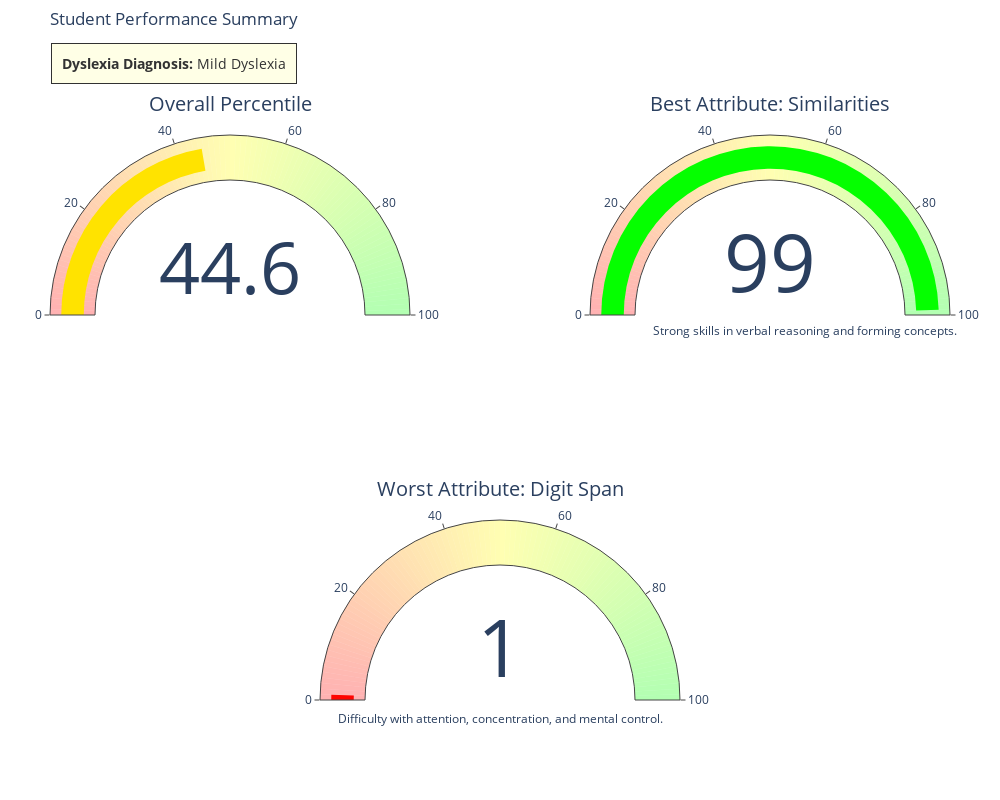

Source (notebook cell):
### Code cell
# Ensure all data is numeric
for column in Data.columns:
    Data[column] = pd.to_numeric(Data[column], errors='coerce')

# Example new data point for prediction
new_student = np.array([[99, 87, 5, 32, 69, 11, 84, 1, 76, 42, 83, 61, 69, 5, 14, 72, 5, 8, 25]])

# Predict the class for the new student
new_prediction = best_pipeline.predict(new_student)

# Mapping of prediction to descriptive labels
dyslexia_labels = {0: 'No Dyslexia', 1: 'Mild Dyslexia', 2: 'Severe Dyslexia'}
prediction_label = dyslexia_labels[new_prediction[0]]

# Calculate the overall percentile (mean of all percentiles for the student)
overall_percentile = np.mean(new_student)

# Identify the best and worst attributes
best_attribute_index = np.argmax(new_student)
worst_attribute_index = np.argmin(new_student)

# Calculate the percentile rank for the best and worst attributes
best_attribute_percentile = new_student[0, best_attribute_index]
worst_attribute_percentile = new_student[0, worst_attribute_index]

# Attribute names
attribute_names = [
    'Similarities', 'Vocabulary', 'Comprehension', 'Block Design', 'Visual Puzzles',
    'Matrix Reasoning', 'Figure Weights', 'Digit Span', 'Picture Span', 'Coding',
    'Symbol Search', 'Phonological Processing', 'Word Decoding', 'Reading Fluency',
    'Reading Comprehension', 'Expressive Vocabulary', 'Receptive Vocabulary',
    'Teacher Reports', 'Behavioral Observations'
]

# Define attribute descriptions and their implications
attribute_descriptions = {
    'Similarities': {
        'description': 'Measures verbal reasoning and concept formation.',
        'positive': 'Strong skills in verbal reasoning and forming concepts.',
        'negative': 'Challenges in verbal reasoning and forming concepts.'
    },
    'Vocabulary': {
        'description': 'Assesses word knowledge and verbal concept formation.',
        'positive': 'Rich vocabulary and strong word knowledge.',
        'negative': 'Limited vocabulary and struggles with word knowledge.'
    },
    'Comprehension': {
        'description': 'Evaluates understanding of social situations and common sense.',
        'positive': 'Good understanding of social situations and common sense.',
        'negative': 'Difficulty understanding social situations and common sense.'
    },
    'Block Design': {
        'description': 'Tests spatial visualization and problem-solving skills.',
        'positive': 'Strong spatial visualization and problem-solving skills.',
        'negative': 'Challenges with spatial visualization and problem-solving.'
    },
    'Visual Puzzles': {
        'description': 'Measures nonverbal reasoning and problem-solving ability.',
        'positive': 'Excellent nonverbal reasoning and problem-solving abilities.',
        'negative': 'Struggles with nonverbal reasoning and problem-solving.'
    },
    'Matrix Reasoning': {
        'description': 'Assesses visual-spatial reasoning and fluid intelligence.',
        'positive': 'Strong visual-spatial reasoning and fluid intelligence.',
        'negative': 'Difficulty with visual-spatial reasoning and fluid intelligence.'
    },
    'Figure Weights': {
        'description': 'Tests quantitative reasoning and visual-perceptual skills.',
        'positive': 'Good quantitative reasoning and visual-perceptual skills.',
        'negative': 'Challenges in quantitative reasoning and visual-perceptual skills.'
    },
    'Digit Span': {
        'description': 'Measures attention, concentration, and mental control.',
        'positive': 'Strong attention, concentration, and mental control.',
        'negative': 'Difficulty with attention, concentration, and mental control.'
    },
    'Picture Span': {
        'description': 'Evaluates visual working memory.',
        'positive': 'Strong visual working memory.',
        'negative': 'Weak visual working memory.'
    },
    'Coding': {
        'description': 'Tests processing speed and short-term visual memory.',
        'positive': 'Fast processing speed and good short-term visual memory.',
        'negative': 'Slow processing speed and poor short-term visual memory.'
    },
    'Symbol Search': {
        'description': 'Measures processing speed and visual-motor coordination.',
        'positive': 'Strong processing speed and visual-motor coordination.',
        'negative': 'Challenges with processing speed and visual-motor coordination.'
    },
    'Phonological Processing': {
        'description': 'Assesses phonemic awareness, a key skill for reading.',
        'positive': 'Good phonemic awareness, aiding in reading skills.',
        'negative': 'Weak phonemic awareness, hindering reading skills.'
    },
    'Word Decoding': {
        'description': 'Tests ability to decode written words, essential for reading.',
        'positive': 'Strong word decoding skills, essential for reading.',
        'negative': 'Poor word decoding skills, affecting reading ability.'
    },
    'Reading Fluency': {
        'description': 'Measures speed and accuracy of reading aloud.',
        'positive': 'Fluent and accurate reading aloud.',
        'negative': 'Slow and inaccurate reading aloud.'
    },
    'Reading Comprehension': {
        'description': 'Assesses understanding of written text.',
        'positive': 'Good understanding of written text.',
        'negative': 'Difficulty understanding written text.'
    },
    'Expressive Vocabulary': {
        'description': 'Evaluates ability to use words to convey meaning.',
        'positive': 'Strong ability to use words effectively.',
        'negative': 'Challenges in using words to convey meaning.'
    },
    'Receptive Vocabulary': {
        'description': 'Measures understanding of spoken words.',
        'positive': 'Good understanding of spoken words.',
        'negative': 'Poor understanding of spoken words.'
    },
    'Teacher Reports': {
        'description': 'Observations from teachers regarding student behavior and performance.',
        'positive': 'Positive teacher reports indicating good behavior and performance.',
        'negative': 'Negative teacher reports indicating issues with behavior and performance.'
    },
    'Behavioral Observations': {
        'description': 'General behavioral observations during testing.',
        'positive': 'Positive behavioral observations indicating good behavior and focus.',
        'negative': 'Negative behavioral observations indicating issues with behavior and focus.'
    }
}

# Best and worst attributes
best_attribute = attribute_names[best_attribute_index]
worst_attribute = attribute_names[worst_attribute_index]

best_attribute_description = attribute_descriptions[best_attribute]['positive']
worst_attribute_description = attribute_descriptions[worst_attribute]['negative']

import plotly.graph_objects as go

# Function to determine the color based on the percentile
def get_color(value):
    if value < 50:
        return f"rgb({255}, {int((value / 50) * 255)}, 0)"
    else:
        return f"rgb({int((1 - (value - 50) / 50) * 255)}, 255, 0)"

# Data for displaying results
result_text = f"Prediction: {prediction_label}<br>Overall Percentile: {overall_percentile:.2f}"
best_text = f"Best Attribute: {best_attribute} (Percentile: {best_attribute_percentile:.2f})"
best_desc = best_attribute_description
worst_text = f"Worst Attribute: {worst_attribute} (Percentile: {worst_attribute_percentile:.2f})"
worst_desc = worst_attribute_description

# Create a radial gauge for percentiles
fig = go.Figure()

# Create a continuous color gradient from red to green with less opacity
gradient_steps = []
for i in range(100):
    if i < 50:
        color = f"rgba({255}, {int((i / 50) * 255)}, 0, 0.3)"  # Adjust opacity to 0.3
    else:
        color = f"rgba({int((1 - (i - 50) / 50) * 255)}, 255, 0, 0.3)"  # Adjust opacity to 0.3
    gradient_steps.append({'range': [i, i + 1], 'color': color})

# Overall Percentile Gauge
fig.add_trace(go.Indicator(
    mode="gauge+number",
    value=overall_percentile,
    title={'text': "Overall Percentile"},
    gauge={
        'axis': {'range': [0, 100]},
        'bar': {'color': get_color(overall_percentile)},
        'steps': gradient_steps
    },
    domain={'x': [0, 0.4], 'y': [0.5, 1]}
))

# Best Attribute Gauge
fig.add_trace(go.Indicator(
    mode="gauge+number",
    value=best_attribute_percentile,
    title={'text': f"Best Attribute: {best_attribute}"},
    gauge={
        'axis': {'range': [0, 100]},
        'bar': {'color': get_color(best_attribute_percentile)},
        'steps': gradient_steps
    },
    domain={'x': [0.6, 1], 'y': [0.5, 1]}
))

# Worst Attribute Gauge
fig.add_trace(go.Indicator(
    mode="gauge+number",
    value=worst_attribute_percentile,
    title={'text': f"Worst Attribute: {worst_attribute}"},
    gauge={
        'axis': {'range': [0, 100]},
        'bar': {'color': get_color(worst_attribute_percentile)},
        'steps': gradient_steps
    },
    domain={'x': [0.3, 0.7], 'y': [0, 0.4]}
))

fig.add_annotation(
    x=1.01, y=0.6,
    text=best_desc,
    showarrow=False,
    font=dict(size=12),
    align="center"
)

fig.add_annotation(
    x=0.5, y=0.03,
    text=worst_desc,
    showarrow=False,
    font=dict(size=12),
    align="center"
)

# Update layout
fig.update_layout(
    title='Student Performance Summary',
    autosize=False,
    width=1000,
    height=800,
    margin=dict(l=50, r=50, b=50, t=50),
)
fig.add_annotation(
    x=0.001, y=1.01,
    text=f"<b>Dyslexia Diagnosis:</b> {prediction_label}",
    showarrow=False,
    font=dict(size=14, color="black"),
    align="center",
    xref="paper",
    yref="paper",
    bordercolor="black",
    borderwidth=1,
    borderpad=10,
    bgcolor="lightyellow",
    opacity=0.8
)
# Show the plot
fig.show()

### Figure 1 — Plotly figure (JSON) as saved in the notebook; plotly's stock layout.template omitted (floating-point values rounded to 4 significant figures)
{"data": [{"domain": {"x": [0, 0.4], "y": [0.5, 1]}, "gauge": {"axis": {"range": [0, 100]}, "bar": {"color": "rgb(255, 227, 0)"}, "steps": [{"color": "rgba(255, 0, 0, 0.3)", "range": [0, 1]}, {"color": "rgba(255, 5, 0, 0.3)", "range": [1, 2]}, {"color": "rgba(255, 10, 0, 0.3)", "range": [2, 3]}, {"color": "rgba(255, 15, 0, 0.3)", "range": [3, 4]}, {"color": "rgba(255, 20, 0, 0.3)", "range": [4, 5]}, {"color": "rgba(255, 25, 0, 0.3)", "range": [5, 6]}, {"color": "rgba(255, 30, 0, 0.3)", "range": [6, 7]}, {"color": "rgba(255, 35, 0, 0.3)", "range": [7, 8]}, {"color": "rgba(255, 40, 0, 0.3)", "range": [8, 9]}, {"color": "rgba(255, 45, 0, 0.3)", "range": [9, 10]}, {"color": "rgba(255, 51, 0, 0.3)", "range": [10, 11]}, {"color": "rgba(255, 56, 0, 0.3)", "range": [11, 12]}, {"color": "rgba(255, 61, 0, 0.3)", "range": [12, 13]}, {"color": "rgba(255, 66, 0, 0.3)", "range": [13, 14]}, {"color": "rgba(255, 71, 0, 0.3)", "range": [14, 15]}, {"color": "rgba(255, 76, 0, 0.3)", "range": [15, 16]}, {"color": "rgba(255, 81, 0, 0.3)", "range": [16, 17]}, {"color": "rgba(255, 86, 0, 0.3)", "range": [17, 18]}, {"color": "rgba(255, 91, 0, 0.3)", "range": [18, 19]}, {"color": "rgba(255, 96, 0, 0.3)", "range": [19, 20]}, {"color": "rgba(255, 102, 0, 0.3)", "range": [20, 21]}, {"color": "rgba(255, 107, 0, 0.3)", "range": [21, 22]}, {"color": "rgba(255, 112, 0, 0.3)", "range": [22, 23]}, {"color": "rgba(255, 117, 0, 0.3)", "range": [23, 24]}, {"color": "rgba(255, 122, 0, 0.3)", "range": [24, 25]}, {"color": "rgba(255, 127, 0, 0.3)", "range": [25, 26]}, {"color": "rgba(255, 132, 0, 0.3)", "range": [26, 27]}, {"color": "rgba(255, 137, 0, 0.3)", "range": [27, 28]}, {"color": "rgba(255, 142, 0, 0.3)", "range": [28, 29]}, {"color": "rgba(255, 147, 0, 0.3)", "range": [29, 30]}, {"color": "rgba(255, 153, 0, 0.3)", "range": [30, 31]}, {"color": "rgba(255, 158, 0, 0.3)", "range": [31, 32]}, {"color": "rgba(255, 163, 0, 0.3)", "range": [32, 33]}, {"color": "rgba(255, 168, 0, 0.3)", "range": [33, 34]}, {"color": "rgba(255, 173, 0, 0.3)", "range": [34, 35]}, {"color": "rgba(255, 178, 0, 0.3)", "range": [35, 36]}, {"color": "rgba(255, 183, 0, 0.3)", "range": [36, 37]}, {"color": "rgba(255, 188, 0, 0.3)", "range": [37, 38]}, {"color": "rgba(255, 193, 0, 0.3)", "range": [38, 39]}, {"color": "rgba(255, 198, 0, 0.3)", "range": [39, 40]}, {"color": "rgba(255, 204, 0, 0.3)", "range": [40, 41]}, {"color": "rgba(255, 209, 0, 0.3)", "range": [41, 42]}, {"color": "rgba(255, 214, 0, 0.3)", "range": [42, 43]}, {"color": "rgba(255, 219, 0, 0.3)", "range": [43, 44]}, {"color": "rgba(255, 224, 0, 0.3)", "range": [44, 45]}, {"color": "rgba(255, 229, 0, 0.3)", "range": [45, 46]}, {"color": "rgba(255, 234, 0, 0.3)", "range": [46, 47]}, {"color": "rgba(255, 239, 0, 0.3)", "range": [47, 48]}, {"color": "rgba(255, 244, 0, 0.3)", "range": [48, 49]}, {"color": "rgba(255, 249, 0, 0.3)", "range": [49, 50]}, {"color": "rgba(255, 255, 0, 0.3)", "range": [50, 51]}, {"color": "rgba(249, 255, 0, 0.3)", "range": [51, 52]}, {"color": "rgba(244, 255, 0, 0.3)", "range": [52, 53]}, {"color": "rgba(239, 255, 0, 0.3)", "range": [53, 54]}, {"color": "rgba(234, 255, 0, 0.3)", "range": [54, 55]}, {"color": "rgba(229, 255, 0, 0.3)", "range": [55, 56]}, {"color": "rgba(224, 255, 0, 0.3)", "range": [56, 57]}, {"color": "rgba(219, 255, 0, 0.3)", "range": [57, 58]}, {"color": "rgba(214, 255, 0, 0.3)", "range": [58, 59]}, {"color": "rgba(209, 255, 0, 0.3)", "range": [59, 60]}, {"color": "rgba(204, 255, 0, 0.3)", "range": [60, 61]}, {"color": "rgba(198, 255, 0, 0.3)", "range": [61, 62]}, {"color": "rgba(193, 255, 0, 0.3)", "range": [62, 63]}, {"color": "rgba(188, 255, 0, 0.3)", "range": [63, 64]}, {"color": "rgba(183, 255, 0, 0.3)", "range": [64, 65]}, {"color": "rgba(178, 255, 0, 0.3)", "range": [65, 66]}, {"color": "rgba(173, 255, 0, 0.3)", "range": [66, 67]}, {"color": "rgba(168, 255, 0, 0.3)", "range": [67, 68]}, {"color": "rgba(163, 255, 0, 0.3)", "range": [68, 69]}, {"color": "rgba(158, 255, 0, 0.3)", "range": [69, 70]}, {"color": "rgba(153, 255, 0, 0.3)", "range": [70, 71]}, {"color": "rgba(147, 255, 0, 0.3)", "range": [71, 72]}, {"color": "rgba(142, 255, 0, 0.3)", "range": [72, 73]}, {"color": "rgba(137, 255, 0, 0.3)", "range": [73, 74]}, {"color": "rgba(132, 255, 0, 0.3)", "range": [74, 75]}, {"color": "rgba(127, 255, 0, 0.3)", "range": [75, 76]}, {"color": "rgba(122, 255, 0, 0.3)", "range": [76, 77]}, {"color": "rgba(117, 255, 0, 0.3)", "range": [77, 78]}, {"color": "rgba(112, 255, 0, 0.3)", "range": [78, 79]}, {"color": "rgba(107, 255, 0, 0.3)", "range": [79, 80]}, {"color": "rgba(102, 255, 0, 0.3)", "range": [80, 81]}, {"color": "rgba(96, 255, 0, 0.3)", "range": [81, 82]}, {"color": "rgba(91, 255, 0, 0.3)", "range": [82, 83]}, {"color": "rgba(86, 255, 0, 0.3)", "range": [83, 84]}, {"color": "rgba(81, 255, 0, 0.3)", "range": [84, 85]}, {"color": "rgba(76, 255, 0, 0.3)", "range": [85, 86]}, {"color": "rgba(71, 255, 0, 0.3)", "range": [86, 87]}, {"color": "rgba(66, 255, 0, 0.3)", "range": [87, 88]}, {"color": "rgba(61, 255, 0, 0.3)", "range": [88, 89]}, {"color": "rgba(56, 255, 0, 0.3)", "range": [89, 90]}, {"color": "rgba(50, 255, 0, 0.3)", "range": [90, 91]}, {"color": "rgba(45, 255, 0, 0.3)", "range": [91, 92]}, {"color": "rgba(40, 255, 0, 0.3)", "range": [92, 93]}, {"color": "rgba(35, 255, 0, 0.3)", "range": [93, 94]}, {"color": "rgba(30, 255, 0, 0.3)", "range": [94, 95]}, {"color": "rgba(25, 255, 0, 0.3)", "range": [95, 96]}, {"color": "rgba(20, 255, 0, 0.3)", "range": [96, 97]}, {"color": "rgba(15, 255, 0, 0.3)", "range": [97, 98]}, {"color": "rgba(10, 255, 0, 0.3)", "range": [98, 99]}, {"color": "rgba(5, 255, 0, 0.3)", "range": [99, 100]}]}, "mode": "gauge+number", "title": {"text": "Overall Percentile"}, "type": "indicator", "value": 44.63}, {"domain": {"x": [0.6, 1], "y": [0.5, 1]}, "gauge": {"axis": {"range": [0, 100]}, "bar": {"color": "rgb(5, 255, 0)"}, "steps": [{"color": "rgba(255, 0, 0, 0.3)", "range": [0, 1]}, {"color": "rgba(255, 5, 0, 0.3)", "range": [1, 2]}, {"color": "rgba(255, 10, 0, 0.3)", "range": [2, 3]}, {"color": "rgba(255, 15, 0, 0.3)", "range": [3, 4]}, {"color": "rgba(255, 20, 0, 0.3)", "range": [4, 5]}, {"color": "rgba(255, 25, 0, 0.3)", "range": [5, 6]}, {"color": "rgba(255, 30, 0, 0.3)", "range": [6, 7]}, {"color": "rgba(255, 35, 0, 0.3)", "range": [7, 8]}, {"color": "rgba(255, 40, 0, 0.3)", "range": [8, 9]}, {"color": "rgba(255, 45, 0, 0.3)", "range": [9, 10]}, {"color": "rgba(255, 51, 0, 0.3)", "range": [10, 11]}, {"color": "rgba(255, 56, 0, 0.3)", "range": [11, 12]}, {"color": "rgba(255, 61, 0, 0.3)", "range": [12, 13]}, {"color": "rgba(255, 66, 0, 0.3)", "range": [13, 14]}, {"color": "rgba(255, 71, 0, 0.3)", "range": [14, 15]}, {"color": "rgba(255, 76, 0, 0.3)", "range": [15, 16]}, {"color": "rgba(255, 81, 0, 0.3)", "range": [16, 17]}, {"color": "rgba(255, 86, 0, 0.3)", "range": [17, 18]}, {"color": "rgba(255, 91, 0, 0.3)", "range": [18, 19]}, {"color": "rgba(255, 96, 0, 0.3)", "range": [19, 20]}, {"color": "rgba(255, 102, 0, 0.3)", "range": [20, 21]}, {"color": "rgba(255, 107, 0, 0.3)", "range": [21, 22]}, {"color": "rgba(255, 112, 0, 0.3)", "range": [22, 23]}, {"color": "rgba(255, 117, 0, 0.3)", "range": [23, 24]}, {"color": "rgba(255, 122, 0, 0.3)", "range": [24, 25]}, {"color": "rgba(255, 127, 0, 0.3)", "range": [25, 26]}, {"color": "rgba(255, 132, 0, 0.3)", "range": [26, 27]}, {"color": "rgba(255, 137, 0, 0.3)", "range": [27, 28]}, {"color": "rgba(255, 142, 0, 0.3)", "range": [28, 29]}, {"color": "rgba(255, 147, 0, 0.3)", "range": [29, 30]}, {"color": "rgba(255, 153, 0, 0.3)", "range": [30, 31]}, {"color": "rgba(255, 158, 0, 0.3)", "range": [31, 32]}, {"color": "rgba(255, 163, 0, 0.3)", "range": [32, 33]}, {"color": "rgba(255, 168, 0, 0.3)", "range": [33, 34]}, {"color": "rgba(255, 173, 0, 0.3)", "range": [34, 35]}, {"color": "rgba(255, 178, 0, 0.3)", "range": [35, 36]}, {"color": "rgba(255, 183, 0, 0.3)", "range": [36, 37]}, {"color": "rgba(255, 188, 0, 0.3)", "range": [37, 38]}, {"color": "rgba(255, 193, 0, 0.3)", "range": [38, 39]}, {"color": "rgba(255, 198, 0, 0.3)", "range": [39, 40]}, {"color": "rgba(255, 204, 0, 0.3)", "range": [40, 41]}, {"color": "rgba(255, 209, 0, 0.3)", "range": [41, 42]}, {"color": "rgba(255, 214, 0, 0.3)", "range": [42, 43]}, {"color": "rgba(255, 219, 0, 0.3)", "range": [43, 44]}, {"color": "rgba(255, 224, 0, 0.3)", "range": [44, 45]}, {"color": "rgba(255, 229, 0, 0.3)", "range": [45, 46]}, {"color": "rgba(255, 234, 0, 0.3)", "range": [46, 47]}, {"color": "rgba(255, 239, 0, 0.3)", "range": [47, 48]}, {"color": "rgba(255, 244, 0, 0.3)", "range": [48, 49]}, {"color": "rgba(255, 249, 0, 0.3)", "range": [49, 50]}, {"color": "rgba(255, 255, 0, 0.3)", "range": [50, 51]}, {"color": "rgba(249, 255, 0, 0.3)", "range": [51, 52]}, {"color": "rgba(244, 255, 0, 0.3)", "range": [52, 53]}, {"color": "rgba(239, 255, 0, 0.3)", "range": [53, 54]}, {"color": "rgba(234, 255, 0, 0.3)", "range": [54, 55]}, {"color": "rgba(229, 255, 0, 0.3)", "range": [55, 56]}, {"color": "rgba(224, 255, 0, 0.3)", "range": [56, 57]}, {"color": "rgba(219, 255, 0, 0.3)", "range": [57, 58]}, {"color": "rgba(214, 255, 0, 0.3)", "range": [58, 59]}, {"color": "rgba(209, 255, 0, 0.3)", "range": [59, 60]}, {"color": "rgba(204, 255, 0, 0.3)", "range": [60, 61]}, {"color": "rgba(198, 255, 0, 0.3)", "range": [61, 62]}, {"color": "rgba(193, 255, 0, 0.3)", "range": [62, 63]}, {"color": "rgba(188, 255, 0, 0.3)", "range": [63, 64]}, {"color": "rgba(183, 255, 0, 0.3)", "range": [64, 65]}, {"color": "rgba(178, 255, 0, 0.3)", "range": [65, 66]}, {"color": "rgba(173, 255, 0, 0.3)", "range": [66, 67]}, {"color": "rgba(168, 255, 0, 0.3)", "range": [67, 68]}, {"color": "rgba(163, 255, 0, 0.3)", "range": [68, 69]}, {"color": "rgba(158, 255, 0, 0.3)", "range": [69, 70]}, {"color": "rgba(153, 255, 0, 0.3)", "range": [70, 71]}, {"color": "rgba(147, 255, 0, 0.3)", "range": [71, 72]}, {"color": "rgba(142, 255, 0, 0.3)", "range": [72, 73]}, {"color": "rgba(137, 255, 0, 0.3)", "range": [73, 74]}, {"color": "rgba(132, 255, 0, 0.3)", "range": [74, 75]}, {"color": "rgba(127, 255, 0, 0.3)", "range": [75, 76]}, {"color": "rgba(122, 255, 0, 0.3)", "range": [76, 77]}, {"color": "rgba(117, 255, 0, 0.3)", "range": [77, 78]}, {"color": "rgba(112, 255, 0, 0.3)", "range": [78, 79]}, {"color": "rgba(107, 255, 0, 0.3)", "range": [79, 80]}, {"color": "rgba(102, 255, 0, 0.3)", "range": [80, 81]}, {"color": "rgba(96, 255, 0, 0.3)", "range": [81, 82]}, {"color": "rgba(91, 255, 0, 0.3)", "range": [82, 83]}, {"color": "rgba(86, 255, 0, 0.3)", "range": [83, 84]}, {"color": "rgba(81, 255, 0, 0.3)", "range": [84, 85]}, {"color": "rgba(76, 255, 0, 0.3)", "range": [85, 86]}, {"color": "rgba(71, 255, 0, 0.3)", "range": [86, 87]}, {"color": "rgba(66, 255, 0, 0.3)", "range": [87, 88]}, {"color": "rgba(61, 255, 0, 0.3)", "range": [88, 89]}, {"color": "rgba(56, 255, 0, 0.3)", "range": [89, 90]}, {"color": "rgba(50, 255, 0, 0.3)", "range": [90, 91]}, {"color": "rgba(45, 255, 0, 0.3)", "range": [91, 92]}, {"color": "rgba(40, 255, 0, 0.3)", "range": [92, 93]}, {"color": "rgba(35, 255, 0, 0.3)", "range": [93, 94]}, {"color": "rgba(30, 255, 0, 0.3)", "range": [94, 95]}, {"color": "rgba(25, 255, 0, 0.3)", "range": [95, 96]}, {"color": "rgba(20, 255, 0, 0.3)", "range": [96, 97]}, {"color": "rgba(15, 255, 0, 0.3)", "range": [97, 98]}, {"color": "rgba(10, 255, 0, 0.3)", "range": [98, 99]}, {"color": "rgba(5, 255, 0, 0.3)", "range": [99, 100]}]}, "mode": "gauge+number", "title": {"text": "Best Attribute: Similarities"}, "type": "indicator", "value": 99}, {"domain": {"x": [0.3, 0.7], "y": [0, 0.4]}, "gauge": {"axis": {"range": [0, 100]}, "bar": {"color": "rgb(255, 5, 0)"}, "steps": [{"color": "rgba(255, 0, 0, 0.3)", "range": [0, 1]}, {"color": "rgba(255, 5, 0, 0.3)", "range": [1, 2]}, {"color": "rgba(255, 10, 0, 0.3)", "range": [2, 3]}, {"color": "rgba(255, 15, 0, 0.3)", "range": [3, 4]}, {"color": "rgba(255, 20, 0, 0.3)", "range": [4, 5]}, {"color": "rgba(255, 25, 0, 0.3)", "range": [5, 6]}, {"color": "rgba(255, 30, 0, 0.3)", "range": [6, 7]}, {"color": "rgba(255, 35, 0, 0.3)", "range": [7, 8]}, {"color": "rgba(255, 40, 0, 0.3)", "range": [8, 9]}, {"color": "rgba(255, 45, 0, 0.3)", "range": [9, 10]}, {"color": "rgba(255, 51, 0, 0.3)", "range": [10, 11]}, {"color": "rgba(255, 56, 0, 0.3)", "range": [11, 12]}, {"color": "rgba(255, 61, 0, 0.3)", "range": [12, 13]}, {"color": "rgba(255, 66, 0, 0.3)", "range": [13, 14]}, {"color": "rgba(255, 71, 0, 0.3)", "range": [14, 15]}, {"color": "rgba(255, 76, 0, 0.3)", "range": [15, 16]}, {"color": "rgba(255, 81, 0, 0.3)", "range": [16, 17]}, {"color": "rgba(255, 86, 0, 0.3)", "range": [17, 18]}, {"color": "rgba(255, 91, 0, 0.3)", "range": [18, 19]}, {"color": "rgba(255, 96, 0, 0.3)", "range": [19, 20]}, {"color": "rgba(255, 102, 0, 0.3)", "range": [20, 21]}, {"color": "rgba(255, 107, 0, 0.3)", "range": [21, 22]}, {"color": "rgba(255, 112, 0, 0.3)", "range": [22, 23]}, {"color": "rgba(255, 117, 0, 0.3)", "range": [23, 24]}, {"color": "rgba(255, 122, 0, 0.3)", "range": [24, 25]}, {"color": "rgba(255, 127, 0, 0.3)", "range": [25, 26]}, {"color": "rgba(255, 132, 0, 0.3)", "range": [26, 27]}, {"color": "rgba(255, 137, 0, 0.3)", "range": [27, 28]}, {"color": "rgba(255, 142, 0, 0.3)", "range": [28, 29]}, {"color": "rgba(255, 147, 0, 0.3)", "range": [29, 30]}, {"color": "rgba(255, 153, 0, 0.3)", "range": [30, 31]}, {"color": "rgba(255, 158, 0, 0.3)", "range": [31, 32]}, {"color": "rgba(255, 163, 0, 0.3)", "range": [32, 33]}, {"color": "rgba(255, 168, 0, 0.3)", "range": [33, 34]}, {"color": "rgba(255, 173, 0, 0.3)", "range": [34, 35]}, {"color": "rgba(255, 178, 0, 0.3)", "range": [35, 36]}, {"color": "rgba(255, 183, 0, 0.3)", "range": [36, 37]}, {"color": "rgba(255, 188, 0, 0.3)", "range": [37, 38]}, {"color": "rgba(255, 193, 0, 0.3)", "range": [38, 39]}, {"color": "rgba(255, 198, 0, 0.3)", "range": [39, 40]}, {"color": "rgba(255, 204, 0, 0.3)", "range": [40, 41]}, {"color": "rgba(255, 209, 0, 0.3)", "range": [41, 42]}, {"color": "rgba(255, 214, 0, 0.3)", "range": [42, 43]}, {"color": "rgba(255, 219, 0, 0.3)", "range": [43, 44]}, {"color": "rgba(255, 224, 0, 0.3)", "range": [44, 45]}, {"color": "rgba(255, 229, 0, 0.3)", "range": [45, 46]}, {"color": "rgba(255, 234, 0, 0.3)", "range": [46, 47]}, {"color": "rgba(255, 239, 0, 0.3)", "range": [47, 48]}, {"color": "rgba(255, 244, 0, 0.3)", "range": [48, 49]}, {"color": "rgba(255, 249, 0, 0.3)", "range": [49, 50]}, {"color": "rgba(255, 255, 0, 0.3)", "range": [50, 51]}, {"color": "rgba(249, 255, 0, 0.3)", "range": [51, 52]}, {"color": "rgba(244, 255, 0, 0.3)", "range": [52, 53]}, {"color": "rgba(239, 255, 0, 0.3)", "range": [53, 54]}, {"color": "rgba(234, 255, 0, 0.3)", "range": [54, 55]}, {"color": "rgba(229, 255, 0, 0.3)", "range": [55, 56]}, {"color": "rgba(224, 255, 0, 0.3)", "range": [56, 57]}, {"color": "rgba(219, 255, 0, 0.3)", "range": [57, 58]}, {"color": "rgba(214, 255, 0, 0.3)", "range": [58, 59]}, {"color": "rgba(209, 255, 0, 0.3)", "range": [59, 60]}, {"color": "rgba(204, 255, 0, 0.3)", "range": [60, 61]}, {"color": "rgba(198, 255, 0, 0.3)", "range": [61, 62]}, {"color": "rgba(193, 255, 0, 0.3)", "range": [62, 63]}, {"color": "rgba(188, 255, 0, 0.3)", "range": [63, 64]}, {"color": "rgba(183, 255, 0, 0.3)", "range": [64, 65]}, {"color": "rgba(178, 255, 0, 0.3)", "range": [65, 66]}, {"color": "rgba(173, 255, 0, 0.3)", "range": [66, 67]}, {"color": "rgba(168, 255, 0, 0.3)", "range": [67, 68]}, {"color": "rgba(163, 255, 0, 0.3)", "range": [68, 69]}, {"color": "rgba(158, 255, 0, 0.3)", "range": [69, 70]}, {"color": "rgba(153, 255, 0, 0.3)", "range": [70, 71]}, {"color": "rgba(147, 255, 0, 0.3)", "range": [71, 72]}, {"color": "rgba(142, 255, 0, 0.3)", "range": [72, 73]}, {"color": "rgba(137, 255, 0, 0.3)", "range": [73, 74]}, {"color": "rgba(132, 255, 0, 0.3)", "range": [74, 75]}, {"color": "rgba(127, 255, 0, 0.3)", "range": [75, 76]}, {"color": "rgba(122, 255, 0, 0.3)", "range": [76, 77]}, {"color": "rgba(117, 255, 0, 0.3)", "range": [77, 78]}, {"color": "rgba(112, 255, 0, 0.3)", "range": [78, 79]}, {"color": "rgba(107, 255, 0, 0.3)", "range": [79, 80]}, {"color": "rgba(102, 255, 0, 0.3)", "range": [80, 81]}, {"color": "rgba(96, 255, 0, 0.3)", "range": [81, 82]}, {"color": "rgba(91, 255, 0, 0.3)", "range": [82, 83]}, {"color": "rgba(86, 255, 0, 0.3)", "range": [83, 84]}, {"color": "rgba(81, 255, 0, 0.3)", "range": [84, 85]}, {"color": "rgba(76, 255, 0, 0.3)", "range": [85, 86]}, {"color": "rgba(71, 255, 0, 0.3)", "range": [86, 87]}, {"color": "rgba(66, 255, 0, 0.3)", "range": [87, 88]}, {"color": "rgba(61, 255, 0, 0.3)", "range": [88, 89]}, {"color": "rgba(56, 255, 0, 0.3)", "range": [89, 90]}, {"color": "rgba(50, 255, 0, 0.3)", "range": [90, 91]}, {"color": "rgba(45, 255, 0, 0.3)", "range": [91, 92]}, {"color": "rgba(40, 255, 0, 0.3)", "range": [92, 93]}, {"color": "rgba(35, 255, 0, 0.3)", "range": [93, 94]}, {"color": "rgba(30, 255, 0, 0.3)", "range": [94, 95]}, {"color": "rgba(25, 255, 0, 0.3)", "range": [95, 96]}, {"color": "rgba(20, 255, 0, 0.3)", "range": [96, 97]}, {"color": "rgba(15, 255, 0, 0.3)", "range": [97, 98]}, {"color": "rgba(10, 255, 0, 0.3)", "range": [98, 99]}, {"color": "rgba(5, 255, 0, 0.3)", "range": [99, 100]}]}, "mode": "gauge+number", "title": {"text": "Worst Attribute: Digit Span"}, "type": "indicator", "value": 1}], "layout": {"annotations": [{"align": "center", "font": {"size": 12}, "showarrow": false, "text": "Strong skills in verbal reasoning and forming concepts.", "x": 1.01, "y": 0.6}, {"align": "center", "font": {"size": 12}, "showarrow": false, "text": "Difficulty with attention, concentration, and mental control.", "x": 0.5, "y": 0.03}, {"align": "center", "bgcolor": "lightyellow", "bordercolor": "black", "borderpad": 10, "borderwidth": 1, "font": {"color": "black", "size": 14}, "opacity": 0.8, "showarrow": false, "text": "<b>Dyslexia Diagnosis:</b> Mild Dyslexia", "x": 0.001, "xref": "paper", "y": 1.01, "yref": "paper"}], "autosize": false, "height": 800, "margin": {"b": 50, "l": 50, "r": 50, "t": 50}, "title": {"text": "Student Performance Summary"}, "width": 1000}}
